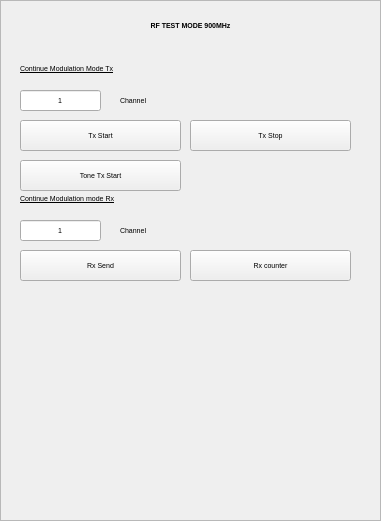
  <widget class="QFrame" name="rf900_frame">
   <property name="geometry">
    <rect>
     <x>250</x>
     <y>10</y>
     <width>381</width>
     <height>521</height>
    </rect>
   </property>
   <property name="font">
    <font>
     <pointsize>5</pointsize>
    </font>
   </property>
   <property name="autoFillBackground">
    <bool>true</bool>
   </property>
   <property name="frameShape">
    <enum>QFrame::StyledPanel</enum>
   </property>
   <widget class="QLabel" name="label_32">
    <property name="geometry">
     <rect>
      <x>0</x>
      <y>10</y>
      <width>381</width>
      <height>31</height>
     </rect>
    </property>
    <property name="font">
     <font>
      <pointsize>5</pointsize>
      <weight>75</weight>
      <bold>true</bold>
     </font>
    </property>
    <property name="layoutDirection">
     <enum>Qt::LeftToRight</enum>
    </property>
    <property name="text">
     <string>RF TEST MODE 900MHz</string>
    </property>
    <property name="alignment">
     <set>Qt::AlignCenter</set>
    </property>
   </widget>
   <widget class="QLabel" name="label_33">
    <property name="geometry">
     <rect>
      <x>20</x>
      <y>60</y>
      <width>331</width>
      <height>16</height>
     </rect>
    </property>
    <property name="font">
     <font>
      <pointsize>5</pointsize>
      <underline>true</underline>
     </font>
    </property>
    <property name="text">
     <string>Continue Modulation Mode Tx</string>
    </property>
   </widget>
   <widget class="QLabel" name="label_36">
    <property name="geometry">
     <rect>
      <x>120</x>
      <y>90</y>
      <width>231</width>
      <height>21</height>
     </rect>
    </property>
    <property name="font">
     <font>
      <pointsize>5</pointsize>
     </font>
    </property>
    <property name="text">
     <string>Channel</string>
    </property>
   </widget>
   <widget class="QLineEdit" name="rf900_txchannel">
    <property name="geometry">
     <rect>
      <x>20</x>
      <y>90</y>
      <width>81</width>
      <height>21</height>
     </rect>
    </property>
    <property name="font">
     <font>
      <pointsize>5</pointsize>
     </font>
    </property>
    <property name="text">
     <string>1</string>
    </property>
    <property name="alignment">
     <set>Qt::AlignCenter</set>
    </property>
   </widget>
   <widget class="QPushButton" name="rf900_txsend">
    <property name="geometry">
     <rect>
      <x>20</x>
      <y>120</y>
      <width>161</width>
      <height>31</height>
     </rect>
    </property>
    <property name="font">
     <font>
      <pointsize>5</pointsize>
     </font>
    </property>
    <property name="text">
     <string>Tx Start</string>
    </property>
   </widget>
   <widget class="QLineEdit" name="rf900_rxchannel">
    <property name="geometry">
     <rect>
      <x>20</x>
      <y>220</y>
      <width>81</width>
      <height>21</height>
     </rect>
    </property>
    <property name="font">
     <font>
      <pointsize>5</pointsize>
     </font>
    </property>
    <property name="text">
     <string>1</string>
    </property>
    <property name="alignment">
     <set>Qt::AlignCenter</set>
    </property>
   </widget>
   <widget class="QPushButton" name="rf900_rxsend">
    <property name="geometry">
     <rect>
      <x>20</x>
      <y>250</y>
      <width>161</width>
      <height>31</height>
     </rect>
    </property>
    <property name="font">
     <font>
      <pointsize>5</pointsize>
     </font>
    </property>
    <property name="text">
     <string>Rx Send</string>
    </property>
   </widget>
   <widget class="QLabel" name="label_39">
    <property name="geometry">
     <rect>
      <x>20</x>
      <y>190</y>
      <width>331</width>
      <height>16</height>
     </rect>
    </property>
    <property name="font">
     <font>
      <pointsize>5</pointsize>
      <underline>true</underline>
     </font>
    </property>
    <property name="text">
     <string>Continue Modulation mode Rx</string>
    </property>
   </widget>
   <widget class="QLabel" name="label_40">
    <property name="geometry">
     <rect>
      <x>120</x>
      <y>220</y>
      <width>231</width>
      <height>21</height>
     </rect>
    </property>
    <property name="font">
     <font>
      <pointsize>5</pointsize>
     </font>
    </property>
    <property name="text">
     <string>Channel</string>
    </property>
   </widget>
   <widget class="QPushButton" name="rf900_txstop">
    <property name="geometry">
     <rect>
      <x>190</x>
      <y>120</y>
      <width>161</width>
      <height>31</height>
     </rect>
    </property>
    <property name="font">
     <font>
      <pointsize>5</pointsize>
     </font>
    </property>
    <property name="text">
     <string>Tx Stop</string>
    </property>
   </widget>
   <widget class="QPushButton" name="rf900_rxcounter">
    <property name="geometry">
     <rect>
      <x>190</x>
      <y>250</y>
      <width>161</width>
      <height>31</height>
     </rect>
    </property>
    <property name="font">
     <font>
      <pointsize>5</pointsize>
     </font>
    </property>
    <property name="text">
     <string>Rx counter</string>
    </property>
   </widget>
   <widget class="QPushButton" name="rf900_txtone">
    <property name="geometry">
     <rect>
      <x>20</x>
      <y>160</y>
      <width>161</width>
      <height>31</height>
     </rect>
    </property>
    <property name="font">
     <font>
      <pointsize>5</pointsize>
     </font>
    </property>
    <property name="text">
     <string>Tone Tx Start</string>
    </property>
   </widget>
  </widget>
